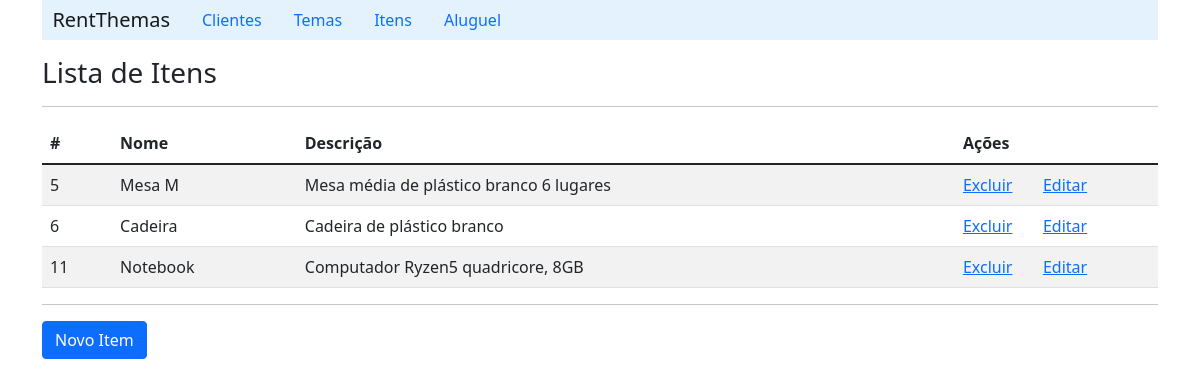
/listItem/, run on an earlier commit of the app's database.
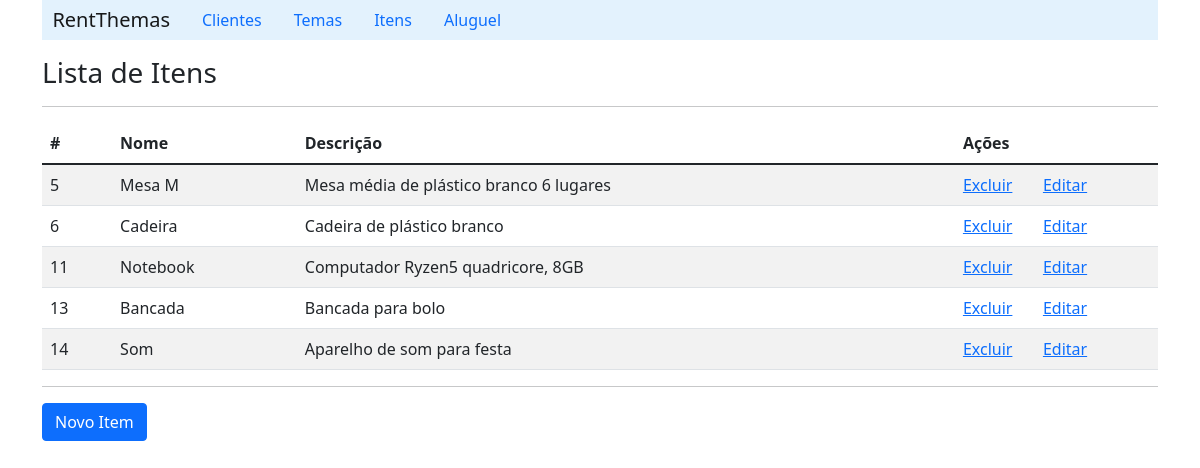
And on a later commit of the database.
### api/models.py (models this page shows, shortened)
class Item(models.Model):
    name = models.CharField(max_length=100)
    description = models.CharField(max_length=200)

### api/views.py (the view)
# urls.py: path('listItem/', itemview.list_item),
    def list_item(self, request):
        item_list = ItemDAO.list_item(request)
        context = {'item_list': item_list}
        return render(request, 'item/listItem.html', context)

### api/daos.py (called while the page is built)
    def list_item(self):
        item_list = Item.objects.all()
        return item_list

### api/templates/item/listItem.html (shortened to what this page needs)
{% extends "index.html" %}
    {% block content %}
        <h3>Lista de Itens</h3>
        <hr>
        <table class="table table-striped">
            {% if item_list %}
            <thead>
                <tr>
                    <th scope="col">#</th>
                    <th scope="col">Nome</th>
                    <th scope="col">Descrição</th>
                    <th scope="col">Ações</th>
                    <th scope="col"></th>
                </tr>
            </thead>
                {% for item in item_list%}
                    <tr>
                        <td>{{item.id}}</td>
                        <td>{{item.name}}</td>
                        <td>{{item.description}}</td>
                        <td width='80'><a href="/deleteItem/{{item.id}}">Excluir</a></td>
                        <td><a href="/detailItem/{{item.id}}">Editar</a></td>
                    </tr>
                {% endfor %}
            {% else %}
                <p>Nenhum item cadastrado!!</p>
            {%endif%}
        </table>
        <hr>
        <a class="btn btn-primary" href="/formItem">Novo Item</a>
    {% endblock %}

What changed in the data, as far as the page shows it:
added Item: id "13", name "Bancada", description "Bancada para bolo"
added Item: id "14", name "Som", description "Aparelho de som para festa"
